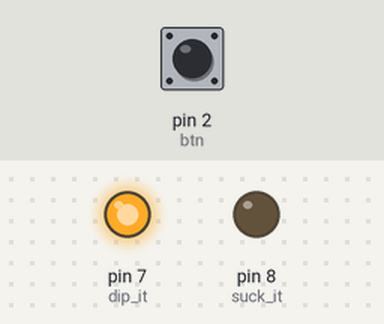
A sketch run on a simulated Arduino Uno, built with avr-gcc and run on an emulated ATmega328P. Shown: output pins drawn as LEDs (lit = HIGH). The test bench sets the inputs (shaded band); at power-on: pin 2 (btn) LOW.

Above: at 9.9 s.
10.0 s: pin 2 (btn) pulled HIGH for 3.2 s
At 11.4 s:
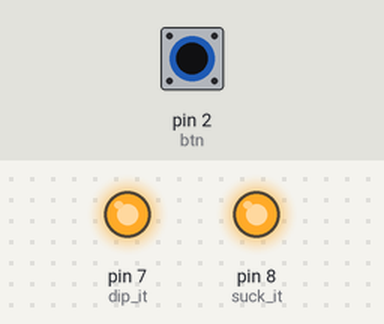
At 14.8 s:
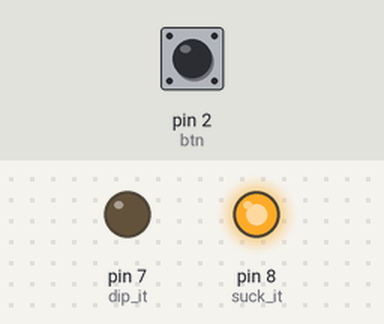
Timing chart, 0 to 23.5 s (numbered marks = the images above; inputs shaded):
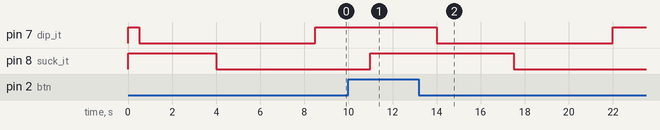

The sketch:

final_one.ino
```cpp
const int dip_it = 7;
const int suck_it = 8;

const int btn = 2;
bool is_filled = false;

void setup() {
  // put your setup code here, to run once:
pinMode(dip_it, OUTPUT);
pinMode(suck_it, OUTPUT);
pinMode(btn, INPUT);
digitalWrite(dip_it, HIGH);
digitalWrite(suck_it, HIGH);

Serial.begin(9600);
delay(500);

}

void loop() {
  int isOn = digitalRead(btn);
  if (isOn == 1) {
     digitalWrite(suck_it, HIGH);
     delay(1000);
     is_filled = false;

  } else if (is_filled == false) {
    digitalWrite(dip_it, LOW);
    delay(3500);
    digitalWrite(suck_it, LOW);
    delay(4500);
    digitalWrite(dip_it, HIGH);
    delay(2500);
    is_filled = true;
  }

}
```

Measured:
- after the input at 10.0 s, pin 7 (dip_it): HIGH → LOW after 4.0 s, → HIGH 8.0 s later; pin 8 (suck_it): LOW → HIGH after 1.0 s, → LOW 6.5 s later
